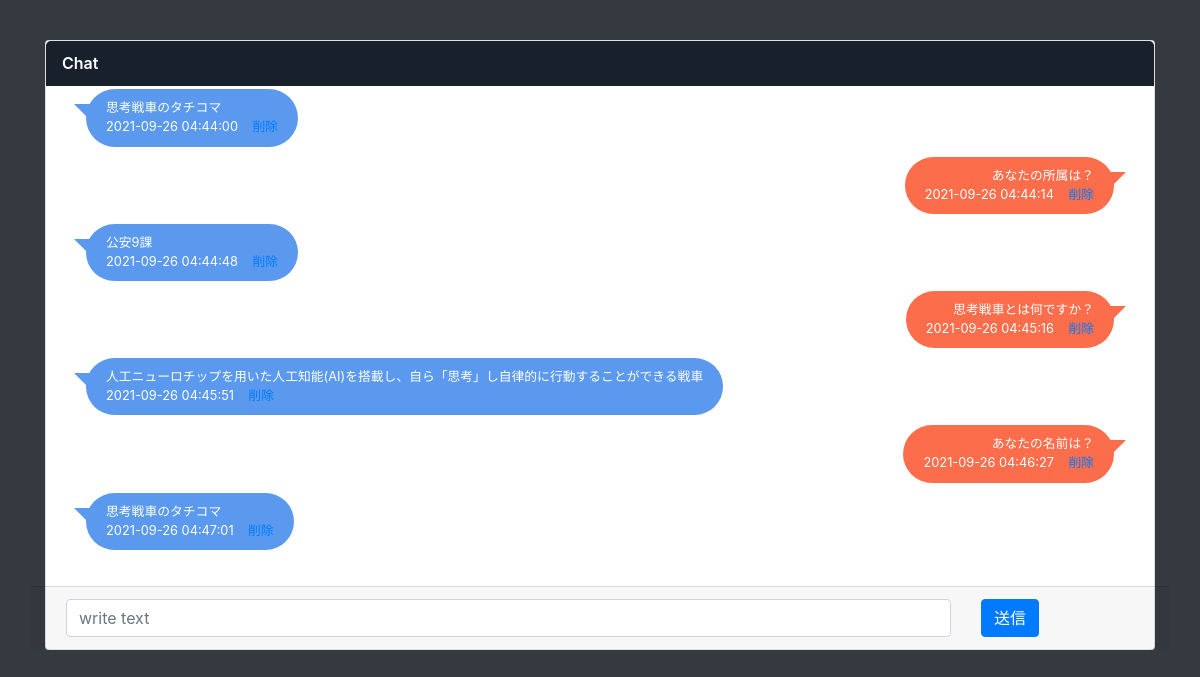
Before: / with the older database file.
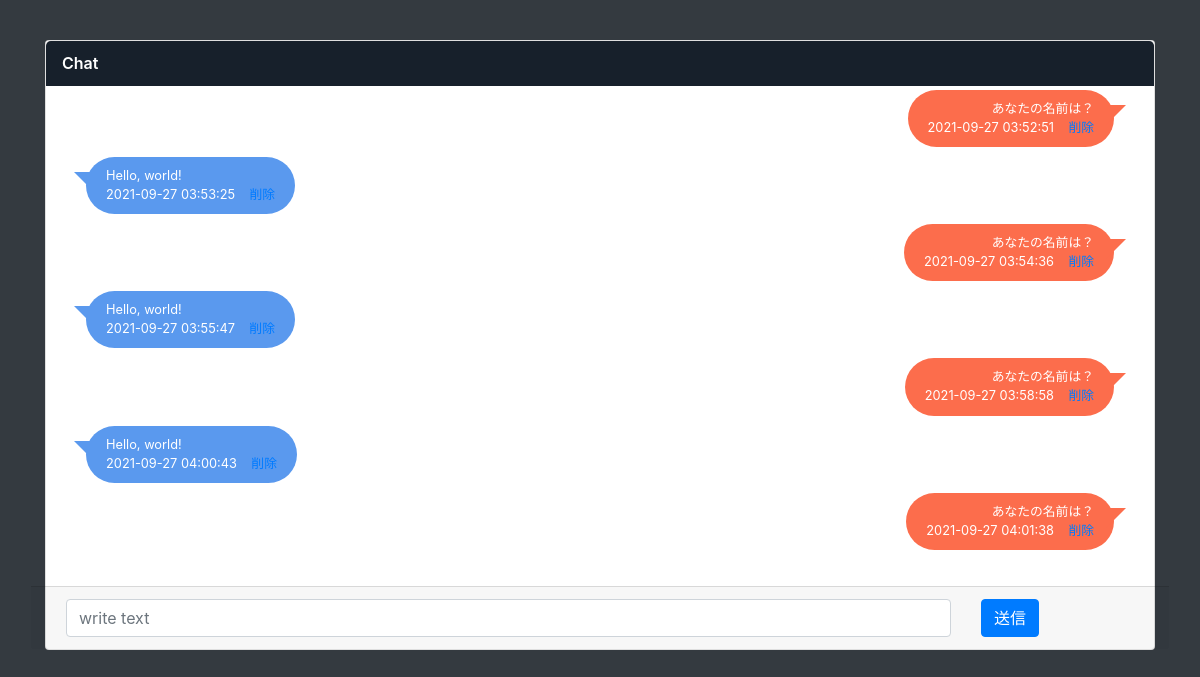
After: the same page with the newer database file.
### main.py (models this page shows)
class Chat(db.Model):
    __tablename__ = 'chats'
    id = db.Column(db.Integer, primary_key=True)
    content = db.Column(db.String(200), nullable=False)
    type = db.Column(db.String(200), nullable=True)
    date_created = db.Column(db.DateTime, default=datetime.utcnow)

### main.py (the view)
@app.route('/', methods=['POST', 'GET'])
def index():
    global flag, task_content
    if request.method == 'POST':
        task_content = request.form['content']
        task_type = request.form['type']
        if request.form['flag'] == 'True':
            flag = True
        else:
            flag = False
        new_task = Chat(content=task_content, type=task_type)
        try:
            db.session.add(new_task)
            db.session.commit()
        except:
            return "Not seld message yet, try again."
        return redirect('/')
    else:
        tasks = Chat.query.order_by(Chat.date_created).all()
        return render_template('index.html', tasks=tasks, flag=flag, task_content=task_content)

### templates/index.html (shortened to what this page needs)
<!DOCTYPE html>
<html lang="en">
<head>
    <link href="https://stackpath.bootstrapcdn.com/bootstrap/4.4.1/css/bootstrap.min.css" rel="stylesheet"
>
    <link rel="stylesheet" href="{{ url_for('static', filename='css/main.css') }}">
</head>
<body class="bg-dark">
    <div class="container content">
        <div class="card">
            <div class="card-header">Chat</div>
            <div class="card-body" style="overflow: scroll;height: 500px;" id="target">
                <ul class="chat-list">
                    {% if tasks|length < 1 %} <h4 style="text-align: center">つぶやいてみよう！！！</h4>
                        {% else %}
                        {% for task in tasks %}
                        <li class="{{ task.type }}">
                            <div class="chat-body">
                                <div class="chat-message">
                                    <p>{{ task.content }}</p>
                                    {{ task.date_created.replace(microsecond = 0) }} &nbsp;&nbsp;
                                    <a href="/delete/{{task.id}}">削除</a>
                                </div>
                            </div>
                        </li>
                        {% endfor %}
                        {% endif %}
                </ul>
            </div>
            <form action="/" method="post" class="row card-footer">
                <div class="col-10">
                    <input type="text" name="content" id="content" class="form-control" placeholder="write text">
                </div>
                <div class="col-2">
                    <input type="submit" value="送信" class="btn btn-primary">
                </div>
            </form>
        </div>
    </div>
</body>
</html>

Changed rows visible on the page:
no longer on this page (row unchanged): Chat: content "思考戦車のタチコマ", date_created.replace "2021-09-26 04:44:00"
no longer on this page (row unchanged): Chat: content "あなたの所属は？", date_created.replace "2021-09-26 04:44:14"
no longer on this page (row unchanged): Chat: content "公安9課", date_created.replace "2021-09-26 04:44:48"
no longer on this page (row unchanged): Chat: content "思考戦車とは何ですか？", date_created.replace "2021-09-26 04:45:16"
no longer on this page (row unchanged): Chat: content "人工ニューロチップを用いた人工知能(AI)を搭載し、自ら「思考」し自律的に行動することができる戦車", date_created.replace "2021-09-26 04:45:51"
no longer on this page (row unchanged): Chat: content "あなたの名前は？", date_created.replace "2021-09-26 04:46:27"
no longer on this page (row unchanged): Chat: content "思考戦車のタチコマ", date_created.replace "2021-09-26 04:47:01"
added Chat: content "あなたの名前は？", date_created.replace "2021-09-27 03:52:51"
added Chat: content "Hello, world!", date_created.replace "2021-09-27 03:53:25"
added Chat: content "あなたの名前は？", date_created.replace "2021-09-27 03:54:36"
added Chat: content "Hello, world!", date_created.replace "2021-09-27 03:55:47"
added Chat: content "あなたの名前は？", date_created.replace "2021-09-27 03:58:58"
added Chat: content "Hello, world!", date_created.replace "2021-09-27 04:00:43"
added Chat: content "あなたの名前は？", date_created.replace "2021-09-27 04:01:38"
